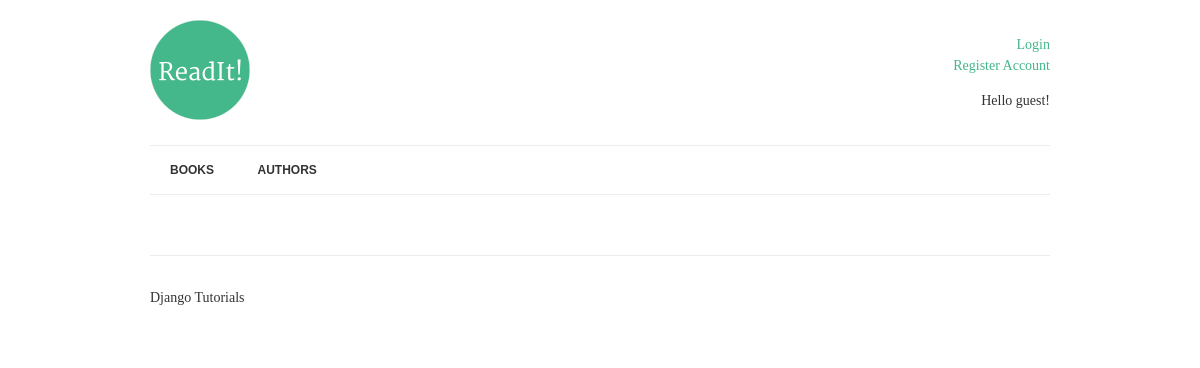
/books/book/3/, run on an earlier commit of the app's database.
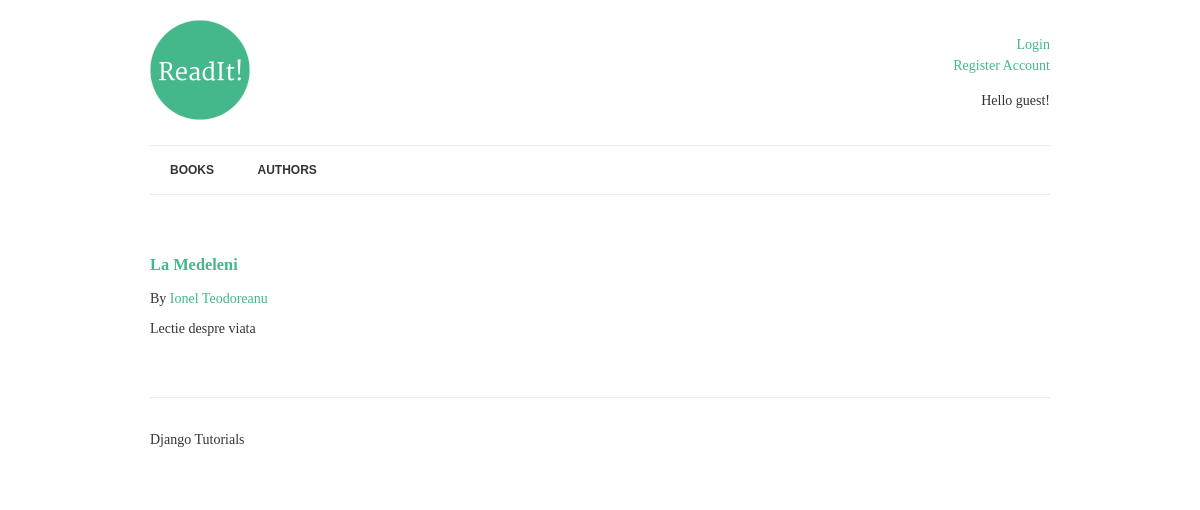
And on a later commit of the database.
### books/models.py (models this page shows, shortened)
class Book(models.Model):
    title = models.CharField(max_length=150)
    authors = models.ManyToManyField('Author', related_name="books")
    review = models.TextField(blank=True, null=True)
    date_reviewed = models.DateTimeField(blank=True, null=True)
    is_favourite = models.BooleanField(default=False, verbose_name='Favourite?')

class Author(models.Model):
    name = models.CharField(max_length=70,
                            help_text='Use pen name, not real name',
                            unique=True)

### books/views.py (the view)
# urls.py: url(r'^book/(?P<pk>[-\w]+)/$', views.BookDetail.as_view(), name='book-detail'),
class BookDetail(DetailView):
    model = Book
    template_name = 'books/book.html'

### templates/books/book.html
{% extends 'books/base.html' %}
{% block content %}
  {% if book.review %}
    {% include 'books/book-detail.html' %}
  {% endif %}
{% endblock %}

### templates/books/book-detail.html (shortened to what this page needs)
<div class="books/book">
  <h3>
    <a href="{% url 'book-detail' book.pk %}">
      {{ book.title | title }}
    </a>
  </h3>
  <p>By
    {% for author in book.authors.all %}
      <a href="{% url 'author-detail' author.pk %}">
        {{ author.name }}
      </a>
    {% endfor %}
  </p>
  <p>{{ book.review|linebreaks }}</p>
</div>

What changed in the data, as far as the page shows it:
now on this page (row edited): Book: title "La Medeleni", review "Lectie despre viata"
changed Book: review empty → "Lectie despre viata" (drawn)
now on this page (row unchanged): Author: name "Ionel Teodoreanu"
Also different on the page:
text now shown: "By"
